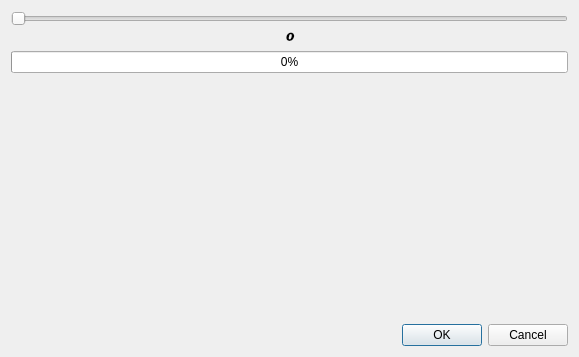
<?xml version="1.0" encoding="UTF-8"?>
<ui version="4.0">
 <class>Dialog</class>
 <widget class="QDialog" name="Dialog">
  <property name="geometry">
   <rect>
    <x>0</x>
    <y>0</y>
    <width>579</width>
    <height>357</height>
   </rect>
  </property>
  <property name="windowTitle">
   <string>Dialog</string>
  </property>
  <layout class="QVBoxLayout" name="verticalLayout">
   <item>
    <widget class="QSlider" name="horizontalSlider">
     <property name="orientation">
      <enum>Qt::Horizontal</enum>
     </property>
    </widget>
   </item>
   <item>
    <widget class="QLabel" name="label">
     <property name="font">
      <font>
       <family>URW Bookman L</family>
       <weight>75</weight>
       <italic>true</italic>
       <bold>true</bold>
      </font>
     </property>
     <property name="frameShape">
      <enum>QFrame::NoFrame</enum>
     </property>
     <property name="text">
      <string>0</string>
     </property>
     <property name="scaledContents">
      <bool>false</bool>
     </property>
     <property name="alignment">
      <set>Qt::AlignCenter</set>
     </property>
    </widget>
   </item>
   <item>
    <widget class="QProgressBar" name="progressBar">
     <property name="value">
      <number>0</number>
     </property>
    </widget>
   </item>
   <item>
    <spacer name="verticalSpacer">
     <property name="orientation">
      <enum>Qt::Vertical</enum>
     </property>
     <property name="sizeHint" stdset="0">
      <size>
       <width>20</width>
       <height>40</height>
      </size>
     </property>
    </spacer>
   </item>
   <item>
    <widget class="QDialogButtonBox" name="buttonBox">
     <property name="enabled">
      <bool>true</bool>
     </property>
     <property name="orientation">
      <enum>Qt::Horizontal</enum>
     </property>
     <property name="standardButtons">
      <set>QDialogButtonBox::Cancel|QDialogButtonBox::Ok</set>
     </property>
    </widget>
   </item>
  </layout>
 </widget>
 <resources/>
 <connections>
  <connection>
   <sender>buttonBox</sender>
   <signal>accepted()</signal>
   <receiver>Dialog</receiver>
   <slot>accept()</slot>
   <hints>
    <hint type="sourcelabel">
     <x>227</x>
     <y>337</y>
    </hint>
    <hint type="destinationlabel">
     <x>157</x>
     <y>274</y>
    </hint>
   </hints>
  </connection>
  <connection>
   <sender>buttonBox</sender>
   <signal>rejected()</signal>
   <receiver>Dialog</receiver>
   <slot>reject()</slot>
   <hints>
    <hint type="sourcelabel">
     <x>295</x>
     <y>343</y>
    </hint>
    <hint type="destinationlabel">
     <x>286</x>
     <y>274</y>
    </hint>
   </hints>
  </connection>
  <connection>
   <sender>horizontalSlider</sender>
   <signal>sliderMoved(int)</signal>
   <receiver>progressBar</receiver>
   <slot>setValue(int)</slot>
   <hints>
    <hint type="sourcelabel">
     <x>276</x>
     <y>21</y>
    </hint>
    <hint type="destinationlabel">
     <x>270</x>
     <y>66</y>
    </hint>
   </hints>
  </connection>
  <connection>
   <sender>horizontalSlider</sender>
   <signal>sliderMoved(int)</signal>
   <receiver>label</receiver>
   <slot>setNum(int)</slot>
   <hints>
    <hint type="sourcelabel">
     <x>206</x>
     <y>22</y>
    </hint>
    <hint type="destinationlabel">
     <x>215</x>
     <y>46</y>
    </hint>
   </hints>
  </connection>
 </connections>
</ui>
